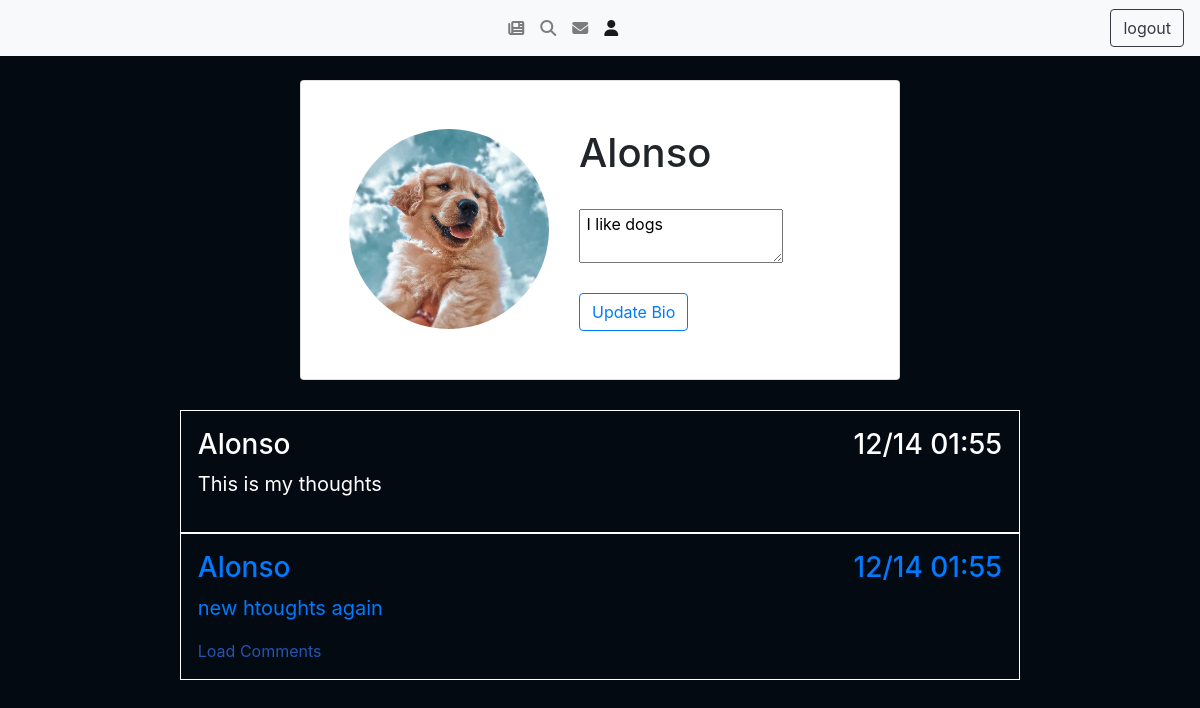
Screenshot of /profile/5 (signed in) with the database file from the repository.
### app.py (models this page shows, shortened)
class User(db.Model, UserMixin):
  id = db.Column(db.Integer, primary_key=True)
  username = db.Column(db.String, unique=True, nullable=False)
  displayName = db.Column(db.String, unique=True, nullable=False)
  password = db.Column(db.String, unique=True, nullable=False)
  profile_pic = db.Column(db.String(), nullable=True)
  bio = db.Column(db.String(150), nullable=True)
  posts = db.relationship('Post', backref="User")
  comments = db.relationship('Comment', backref="User")
  likes = db.relationship('Likes', backref="User")
  followed = db.relationship(
        'User', secondary=followers,
        primaryjoin=(followers.c.follower_id == id),
        secondaryjoin=(followers.c.followed_id == id),
        backref=db.backref('followers', lazy='dynamic'), lazy='dynamic')
  def is_following(self, user):
    return self.followed.filter(followers.c.followed_id == user.id).count() > 0

class Post(db.Model):
  id = db.Column(db.Integer, primary_key=True)
  text = db.Column(db.String, nullable=False)
  author = db.Column(db.Integer, db.ForeignKey('user.id'), nullable=False)
  timePosted = db.Column(db.DateTime, nullable=False, default=datetime.utcnow)
  comments = db.relationship('Comment', backref='Post')
  likes = db.relationship('Likes', backref='Post')

### app.py (the view)
@app.route('/profile/<int:userid>', methods=['GET'])
@login_required
def render_profile(userid):
  if userid  == 0:
    userid = current_user.id
  user = User.query.filter_by(id=userid).first()
  name = user.displayName
  pfp = user.profile_pic
  if pfp == None:
    pfp = 'empty_user.png'
  bio = user.bio
  if bio == None:
    bio = "I need to edit my bio"
  posts = Post.query.filter_by(author=user.id).all()
  view = 'browsing'
  if current_user.id == user.id:
    view = 'user'
  isFollowing = False
  if current_user.is_following(user):
    isFollowing = True
  return render_template('profile.html', pfp=pfp, name = name, bio = bio, posts=posts, view=view, userid = userid, isFollowing = isFollowing)

### app.py (called while the page is built)
@login_manager.user_loader
def load_user(user_id):
  return User.query.get(int(user_id))

### templates/profile.html (shortened to what this page needs)
<!DOCTYPE html>
<html lang="en">
<head>
  <link rel="stylesheet" href="https://cdn.jsdelivr.net/npm/bootstrap@4.3.1/dist/css/bootstrap.min.css">
  <link rel="stylesheet" href="{{ url_for('static', filename='css/main.css') }}">
</head>
<body>
    <nav class="navbar navbar-expand-lg navbar-light bg-light">
        <div class="collapse navbar-collapse" id="navbarNav">
            <ul class="navbar-nav mx-auto">
            <li class="nav-item">
                <a class="nav-link" href="/"><i class="fa-sharp fa-solid fa-newspaper"></i></a>
            </li>
            <li class="nav-item">
                <a class="nav-link" href="/lookup"><i class="fa-solid fa-magnifying-glass"></i></a>
            </li>
            <li class="nav-item">
                <a class="nav-link" href="/messages"><i class="fa-solid fa-envelope"></i></a>
            </li>
            <li class="nav-item active">
                <a class="nav-link" href="/profile/0"><i class="fa-solid fa-user"></i></a>
            </li>
            </ul>
        </div>
        <a href="{{url_for('logout')}}"><button class="btn btn-outline-dark">logout</button></a>
    </nav>
    <div class="card mx-auto mt-4 w-50">
        <div class="row p-5">
            <div class="col-md-auto pfp-container" id="pfp-container">
                <img id="pfp" src="/static/images/{{ pfp }}" alt="profile image" class="rounded-circle">
            </div>
            <div class="col">
                <h1>{{ name }}</h1>
                <br>
                <div>
                    {% if view == 'user' %}
                        <textarea class="w-75" id="bio" autocomplete="off"> {{ bio }} </textarea>
                        <br><br>
                        <input type="submit" value="Update Bio" class="btn btn-outline-primary" onclick="update_bio()">
                    {% endif %}
                </div>
            </div>
        </div>
    </div>
    <div class="post-page">
        {% if post != None %}
            {% for post in posts %}
            <a class="post-link" href="{{url_for('post', postID=post.id)}}">
            <div class="post">
                <div class="info">
                <h3>{{post.User.displayName}}</h3>
                <h3>{{post.timePosted.strftime('%m/%d %H:%M')}}</h3>
                </div>
                <p class="post-text">{{post.text}}</p>
                {%if post.comments%}
                <a href="{{url_for('post', postID=post.id)}}" class="load-comments">Load Comments</a>
                {%endif%}
            </div>
            </a>
            {%endfor%}
        {% endif %}
      </div>
</body>
</html>

### static/css/main.css (style rules this page uses)
body { background-color: rgb(3, 10, 18); }
.post-page { width: 70%; margin: auto; margin-top: 2.5%; display: flex; flex-direction: column; justify-content: flex-start; }
.info { display: flex; flex-direction: row; justify-content: space-between; }
.post { color: white; display: flex; flex-direction: row; border: 1px solid white; display: flex; flex-direction: column; padding: 2%; }
.post-link { text-decoration: none; }
.post-text { font-size: 125%; }
.load-comments { color: rgb(36, 85, 176); }
#pfp { max-width:200px; }
.pfp-container { position: relative; }

### rows the page displays
User: profile_pic (picture), displayName "Alonso", bio "I like dogs"
Post: User.displayName "Alonso", timePosted "12/14 01:55", text "This is my thoughts"
Post: User.displayName "Alonso", timePosted "12/14 01:55", text "new htoughts again"
